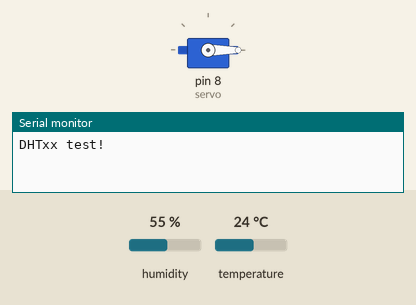
Simulated run of this sketch. Board: Arduino Uno, built with avr-gcc and run on an emulated ATmega328P. On the bench: servo, the last lines printed to the serial monitor. The inputs (shaded band) are chosen by the test bench; at power-on: humidity 55 %, temperature 24 °C.

Above: at 0.1 s.
At 10.1 s:
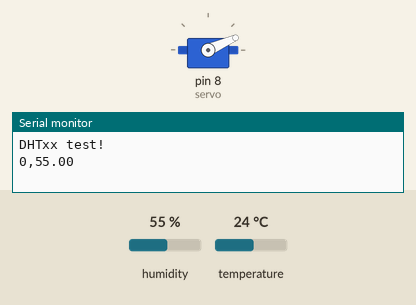
Timing chart, 0 to 12.3 s (numbered marks = the images above):
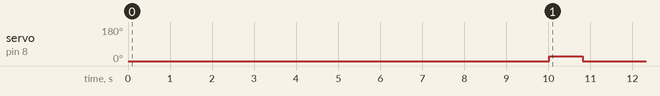

The sketch:

DHTtester.ino
```cpp
// Example testing sketch for various DHT humidity/temperature sensors
// Written by ladyada, public domain
// Adapted by David Jiang

// REQUIRES the following Arduino libraries:
// - DHT Sensor Library: https://github.com/adafruit/DHT-sensor-library
// - Adafruit Unified Sensor Lib: https://github.com/adafruit/Adafruit_Sensor

#include "DHT.h"

#define DHTPIN 2     // Digital pin connected to the DHT sensor
// Feather HUZZAH ESP8266 note: use pins 3, 4, 5, 12, 13 or 14 --
// Pin 15 can work but DHT must be disconnected during program upload.

// Uncomment whatever type you're using!
#define DHTTYPE DHT11   // DHT 11
//#define DHTTYPE DHT22   // DHT 22  (AM2302), AM2321
//#define DHTTYPE DHT21   // DHT 21 (AM2301)

// Connect pin 1 (on the left) of the sensor to +5V
// NOTE: If using a board with 3.3V logic like an Arduino Due connect pin 1
// to 3.3V instead of 5V!
// Connect pin 2 of the sensor to whatever your DHTPIN is
// Connect pin 3 (on the right) of the sensor to GROUND (if your sensor has 3 pins)
// Connect pin 4 (on the right) of the sensor to GROUND and leave the pin 3 EMPTY (if your sensor has 4 pins)
// Connect a 10K resistor from pin 2 (data) to pin 1 (power) of the sensor
DHT dht(DHTPIN, DHTTYPE);

#include <Servo.h>
Servo servo;
// Initialize DHT sensor.
// Note that older versions of this library took an optional third parameter to
// tweak the timings for faster processors.  This parameter is no longer needed
// as the current DHT reading algorithm adjusts itself to work on faster procs.

const float target = 30.0; //Change for each interval of humidity
boolean isOn = false;
void setup() {
  Serial.begin(9600);
  Serial.println(F("DHTxx test!"));

  servo.attach(8);
  servo.write(0);

  dht.begin();
}

void loop() {
  // Wait 10 seconds between measurements.
  delay(10000);

  // Reading temperature or humidity takes about 250 milliseconds!
  // Sensor readings may also be up to 2 seconds 'old' (its a very slow sensor)
  float h = dht.readHumidity();
  // Read temperature as Celsius (the default)
  float t = dht.readTemperature();
  // Read temperature as Fahrenheit (isFahrenheit = true)
  float f = dht.readTemperature(true);

  // Check if humidity reading failed and exit early (to try again).
  while (isnan(h)) {
    Serial.println(F("Failed to read from DHT sensor!"));
    float h = dht.readHumidity();
    delay(10000);
  }

  // Compute heat index in Fahrenheit (the default)
  float hif = dht.computeHeatIndex(f, h);
  // Compute heat index in Celsius (isFahreheit = false)
  float hic = dht.computeHeatIndex(t, h, false);

  /*if(isOn)
    Serial.print("On | ");
  else
    Serial.print("Off | ");
  Serial.print("Humidity: ");
  Serial.print(h);
  Serial.print("%  Temperature: ");
  Serial.print(t);
  Serial.print("°C ");
  Serial.print(f);
  Serial.print("°F  Heat index: ");
  Serial.print(hic);
  Serial.print("°C ");
  Serial.print(hif);
  Serial.println("°F");*/
  Serial.print(isOn);
  Serial.print(",");
  Serial.println(h);

  if (h > target && !isOn){ //trial starts with dehumidifier off after reaching target automatically
    servo.write(24); //turn on
    isOn = true;
    delay(800);
    servo.write(0);
  }
  if (h < target && isOn){
    servo.write(24); //turn off
    isOn = false;
    delay(3000);
    servo.write(0);
  }
}
```

Measured:
- by itself, servo on pin 8 (servo): 0° → 24° at 10.0 s, → 0° 0.80 s later
